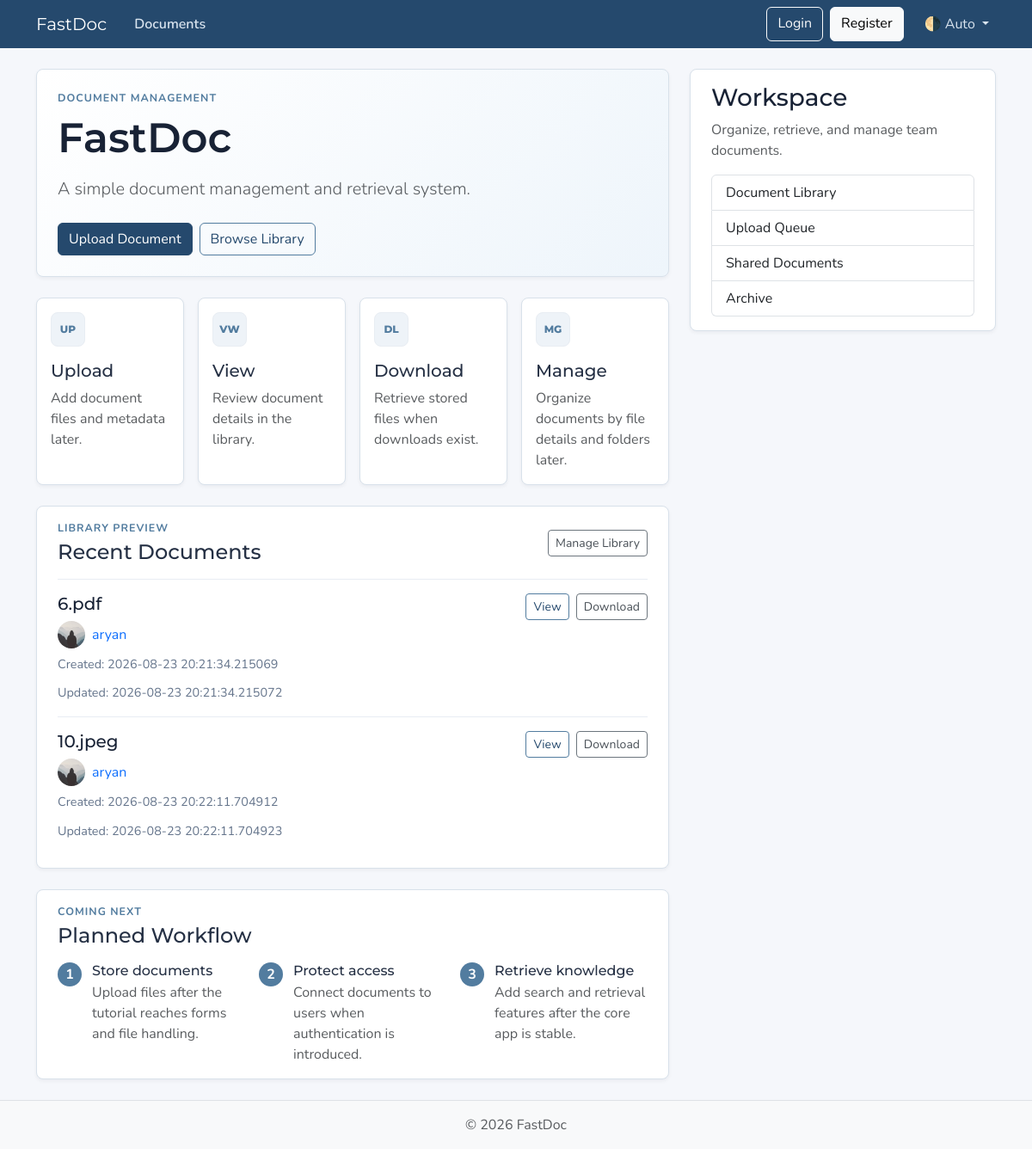
/documents, run on an earlier commit of the app's database.
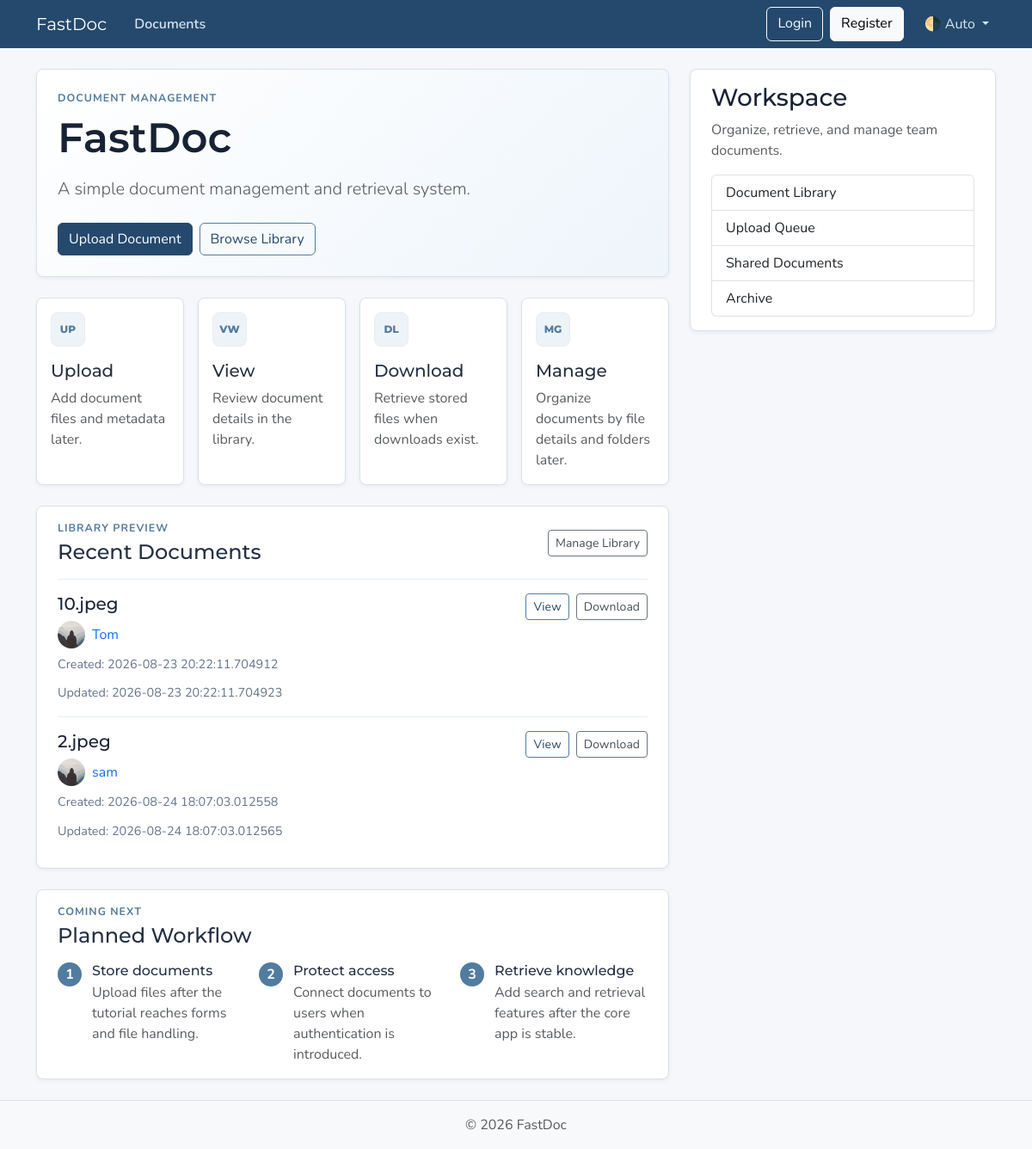
And on a later commit of the database.
### models.py (models this page shows, shortened)
class Document(Base):
    __tablename__ = "documents"
    id: Mapped[int] = mapped_column(Integer, primary_key=True, index=True)
    name: Mapped[str] = mapped_column(String(100), nullable=False)
    file_path: Mapped[str] = mapped_column(String(300), nullable=False)
    file_type: Mapped[str] = mapped_column(String(20), nullable=False)
    file_size: Mapped[int] = mapped_column(Integer, nullable=False)
    date_created: Mapped[datetime] = mapped_column(
        DateTime(timezone=True),
        default=lambda: datetime.now(UTC),
    )
    date_updated: Mapped[datetime] = mapped_column(
        DateTime(timezone=True),
        default=lambda: datetime.now(UTC),
        onupdate=lambda: datetime.now(UTC),
    )
    folder_id: Mapped[int | None] = mapped_column(Integer, nullable=True, default=None)
    user_id: Mapped[int] = mapped_column(
        ForeignKey("users.id"),
        nullable=False,
        index=True,
    )
    owner: Mapped[User] = relationship(back_populates="documents")

class User(Base):
    __tablename__ = "users"
    id: Mapped[int] = mapped_column(Integer, primary_key=True, index=True)
    username: Mapped[str] = mapped_column(String(50), unique=True, nullable=False)
    email: Mapped[str] = mapped_column(String(120), unique=True, nullable=False)
    image_file: Mapped[str | None] = mapped_column(
        String(200),
        nullable=True,
        default=None,
    )
    documents: Mapped[list[Document]] = relationship(back_populates="owner",cascade= "all, delete-orphan",)

### main.py (the view)
@app.get("/", include_in_schema=False, name="home")
@app.get("/documents", include_in_schema=False, name="documents")
async def home(
    request: Request,
    db: Annotated[AsyncSession, Depends(get_db)],
):
    result = await db.execute(
        select(models.Document).options(selectinload(models.Document.owner))
    )
    documents = result.scalars().all()
    return templates.TemplateResponse(
        request,
        "home.html",
        {
            "documents": documents,
            "title": "Home",
            "app_name": "FastDoc",
            "tagline": "A simple document management and retrieval system.",
        },
    )

### templates/home.html (shortened to what the changed rows need)
{% extends "layout.html" %}
{% block content %}
  <section class="hero-section content-section py-4 px-4 mb-4">
    <h1 class="display-5 fw-semibold mb-3">{{ app_name }}</h1>
  </section>
  <section class="row g-3 mb-4" aria-label="FastDoc document actions">
    <div class="col-sm-6 col-xl-3">
      <div class="action-card content-section h-100 py-3 px-3">
        <h2 class="h5 mt-3">Upload</h2>
      </div>
    </div>
    <div class="col-sm-6 col-xl-3">
      <div class="action-card content-section h-100 py-3 px-3">
        <h2 class="h5 mt-3">View</h2>
      </div>
    </div>
    <div class="col-sm-6 col-xl-3">
      <div class="action-card content-section h-100 py-3 px-3">
        <h2 class="h5 mt-3">Download</h2>
      </div>
    </div>
    <div class="col-sm-6 col-xl-3">
      <div class="action-card content-section h-100 py-3 px-3">
        <h2 class="h5 mt-3">Manage</h2>
      </div>
    </div>
  </section>
  <section class="content-section py-3 px-4 mb-4">
    <div class="d-flex flex-wrap align-items-center justify-content-between gap-2 mb-3">
      <div>
        <h2 class="h4 mb-0">Recent Documents</h2>
      </div>
    </div>
    <div class="document-list">
      {% for document in documents %}
        <article class="document-item py-3">
          <div class="d-flex flex-column flex-lg-row gap-3 justify-content-between">
            <div>
              <div class="d-flex flex-wrap align-items-center gap-2 mb-2">
                <h3 class="h5 mb-0">
                  <a class="document-title" href="{{ url_for("doc_page", doc_id=document.id) }}">{{ document.name }}</a>
                </h3>
              </div>
              <div class="d-flex align-items-center gap-2 mb-2">
                <img class="rounded-circle document-owner-img"
                     src="{{ document.owner.image_path }}"
                     alt="{{ document.owner.username }}'s profile picture"
                     width="32"
                     height="32"
                     loading="lazy">
                <a class="document-owner-link"
                   href="{{ url_for("user_documents", user_id=document.owner.id) }}">{{ document.owner.username }}</a>
              </div>
              <div class="document-meta">
                <span>Created: {{ document.date_created }}</span>
                <span>Updated: {{ document.date_updated }}</span>
              </div>
            </div>
            <div class="document-actions d-flex flex-wrap gap-2 align-self-start">
              <a class="btn btn-outline-primary btn-sm"
                 href="{{ url_for("doc_page", doc_id=document.id) }}">View</a>
              <a class="btn btn-outline-secondary btn-sm" href="#">Download</a>
            </div>
          </div>
        </article>
      {% endfor %}
    </div>
  </section>
  <section class="content-section py-3 px-4 mb-4">
    <h2 class="h4 mb-3">Planned Workflow</h2>
  </section>
{% endblock content %}

What changed in the data, as far as the page shows it:
removed Document: name "6.pdf", owner.username "aryan", date_created "2026-08-23 20:21:34.215069", date_updated "2026-08-23 20:21:34.215072"
changed through a linked row, Document "10.jpeg": owner.username "aryan" → "Tom"
added Document: name "2.jpeg", owner.username "sam", date_created "2026-08-24 18:07:03.012558", date_updated "2026-08-24 18:07:03.012565"
